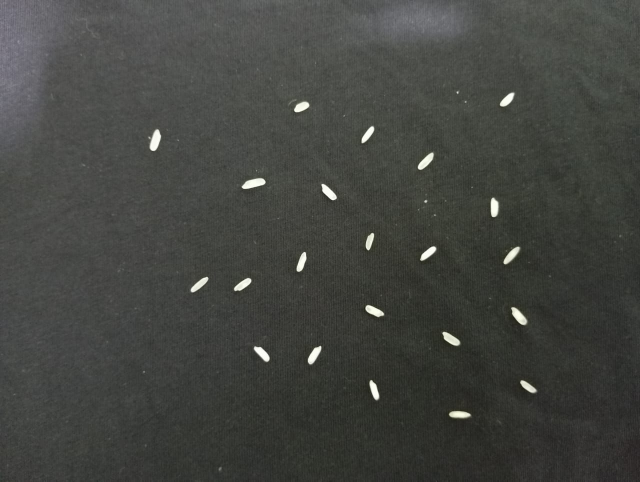
#> input picture Image Contourse Rotate/rice.jpeg, 1280 x 963 px, found by its file name (shown at 1/2 size)
$ python 'Angle wise reshape.py'
#> lines starting #> are read from the running program, lines starting #| are printed output that depends on the picture; after the words box and inside, x2 and y2 are one past the last pixel; in counts of white or black regions, pixels touching at a corner belong together; long printed decimals are rounded
import cv2
import numpy as np

# --- ইমেজ লোড ---
img = cv2.imread(r"C:\Users\uiu\Desktop\rice.jpeg")
#> img is the input picture: shape (963, 1280, 3); mean B, G, R 64.6, 68.7, 67.1
if img is None:
    raise FileNotFoundError("Image not found! Check the file path.")

# মূল ইমেজ resize
img_original = cv2.resize(img, (500, 500))
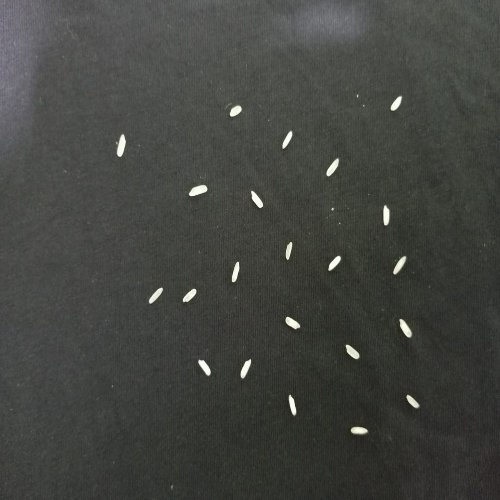
#> img_original: shape (500, 500, 3); mean B, G, R 64.4, 68.6, 67
img_display = img_original.copy()  # overlay আঁকার জন্য copy

# গ্রেস্কেল + থ্রেশোল্ড
gray = cv2.cvtColor(img, cv2.COLOR_BGR2GRAY)
_, thresh = cv2.threshold(gray, 127, 255, cv2.THRESH_BINARY)
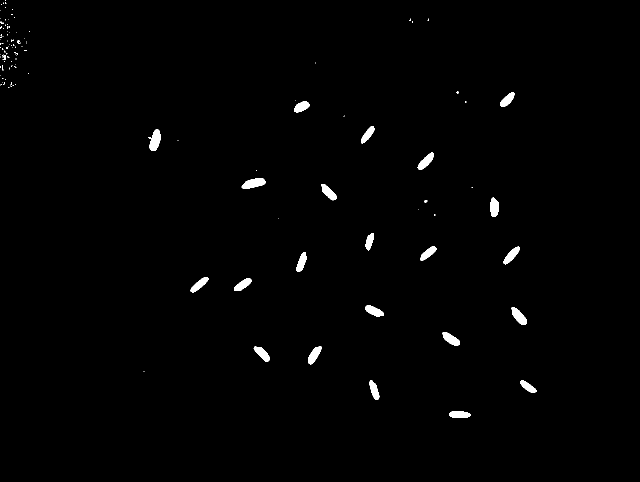
#> thresh: shape (963, 1280) (shown at 1/2 size); 0.94% white; 120 white regions (95 under 20 px)

# contour detect
contours, _ = cv2.findContours(thresh, cv2.RETR_EXTERNAL, cv2.CHAIN_APPROX_SIMPLE)
#> contours = 120 contours, 98 with area under 20; largest, box (x1, y1, x2, y2) and area: (483, 356, 531, 378) 631, (299, 258, 322, 302) 624, (1022, 614, 1054, 650) 552, (835, 305, 868, 340) 502, (885, 664, 920, 692) 494

# নতুন ইমেজ শুধুমাত্র rotated contours এর জন্য
rotated_img = np.zeros_like(img)

for i, cnt in enumerate(contours):
    if cv2.contourArea(cnt) > 200:   # ছোট noise বাদ
        rect = cv2.minAreaRect(cnt)
        box = cv2.boxPoints(rect)
        box = np.int32(box)

        # মূল বক্স (লাল) original ইমেজে
        cv2.drawContours(img_display, [box], 0, (0, 0, 255), 2)

        # angle চেক
        center, size, angle = rect
        print(f"Contour {i+1}: Center={center}, Size={size}, Original Angle={angle:.2f}°")

        # 90° এ adjust করার জন্য rotation calculate
        # যদি ইতিমধ্যেই -90° হয়ে থাকে (90° upright) → কিছু change হবে না
        if abs(angle + 90) < 1:  # 1° tolerance
            rotation_angle = 0
        else:
            rotation_angle = 90 - abs(angle)

        #print(f"Applied Rotation: {rotation_angle:.2f}°")

        an = angle - 90
        # contour rotate
        if rotation_angle != 0:
            M = cv2.getRotationMatrix2D(center, an, 1.0)
            cnt_2d = cnt.reshape(-1, 2).astype(np.float32)
            rotated_cnt_2d = cv2.transform(np.array([cnt_2d]), M)[0]
            rotated_cnt = rotated_cnt_2d.reshape(-1, 1, 2).astype(np.int32)

            # rotated contour আঁকা (সবুজ) rotated_img এ
            cv2.drawContours(rotated_img, [rotated_cnt], -1, (0, 255, 0), 2)
#> this loop made 120 passes
#> (box, center, size, angle, rotation_angle, an, M) on passes 2, 3, 5, 6: ([[1067, 789], [1036, 767], [1044, 757], [1074, 779]], (1055.8, 773.5), (12.79, 37.43), -54.46, 35.54, -144.5, [[-0.814, -0.581, 2364.5], [0.581, -0.814, 789.4]]), ([[747, 801], [736, 761], [748, 757], [760, 797]], (748.1, 779.5), (13.05, 41.35), -15.95, 74.05, -105.9, [[-0.275, -0.962, 1703.1], [0.962, -0.275, 274.3]]), ([[532, 725], [505, 696], [515, 686], [542, 715]], (524, 706.1), (14.74, 39.67), -43.26, 46.74, -133.3, [[-0.685, -0.728, 1397.3], [0.728, -0.685, 808.5]]), ([[624, 730], [611, 723], [631, 686], [645, 694]], (628.3, 708.8), (41.77, 15.25), -60.95, 29.05, -150.9, [[-0.874, -0.486, 1521.7], [0.486, -0.874, 1023.3]])
#> (box, center, size, angle, rotation_angle, an) on passes 1, 20: ([[941, 835], [898, 835], [898, 822], [941, 822]], (919.5, 828.5), (13, 43), -90, 0, -180), ([[997, 433], [981, 433], [981, 395], [997, 395]], (989, 414), (38, 16), -90, 0, -180)
#| Contour 1: Center=(919.5, 828.5), Size=(13.0, 43.0), Original Angle=-90.00°
#| Contour 2: Center=(1055.757, 773.540), Size=(12.787, 37.432), Original Angle=-54.46°
#| Contour 3: Center=(748.066, 779.481), Size=(13.049, 41.346), Original Angle=-15.95°
#| Contour 5: Center=(523.996, 706.121), Size=(14.735, 39.665), Original Angle=-43.26°
#| Contour 6: Center=(628.269, 708.816), Size=(41.765, 15.249), Original Angle=-60.95°
#| Contour 7: Center=(901.053, 677.988), Size=(15.723, 41.033), Original Angle=-57.53°
#| Contour 8: Center=(1036.686, 631.834), Size=(16.526, 43.350), Original Angle=-41.63°
#| Contour 9: Center=(748.515, 622.540), Size=(15.284, 39.812), Original Angle=-64.98°
#> (further printed lines are left out)
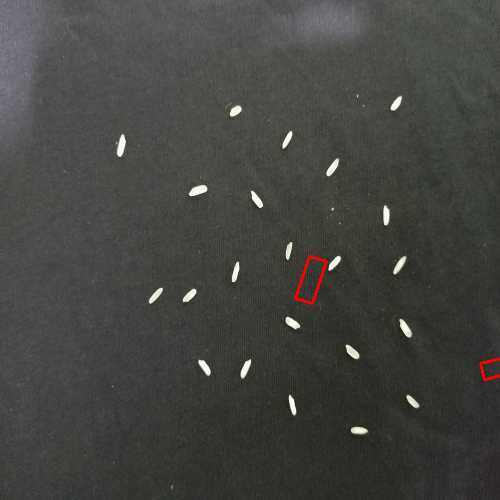
#> img_display: shape (500, 500, 3); 0.2% of pixels changed, all inside (x1, y1, x2, y2) = (294, 255, 500, 381)

# resize rotated image
rotated_img_resized = cv2.resize(rotated_img, (500, 500))
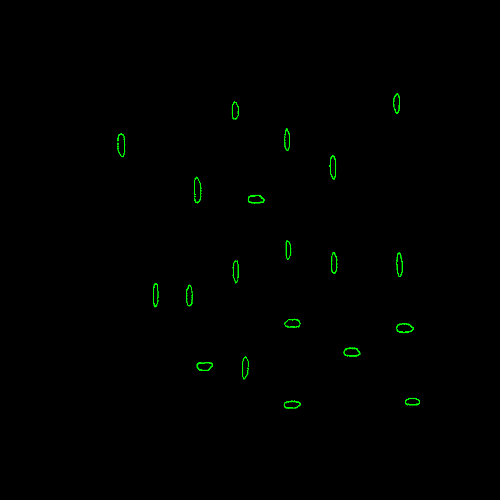
#> rotated_img_resized: shape (500, 500, 3); mean B, G, R 0, 1.2, 0

# দুটি ছবি একসাথে horizontally concatenate
combined = np.hstack((img_original, rotated_img_resized))
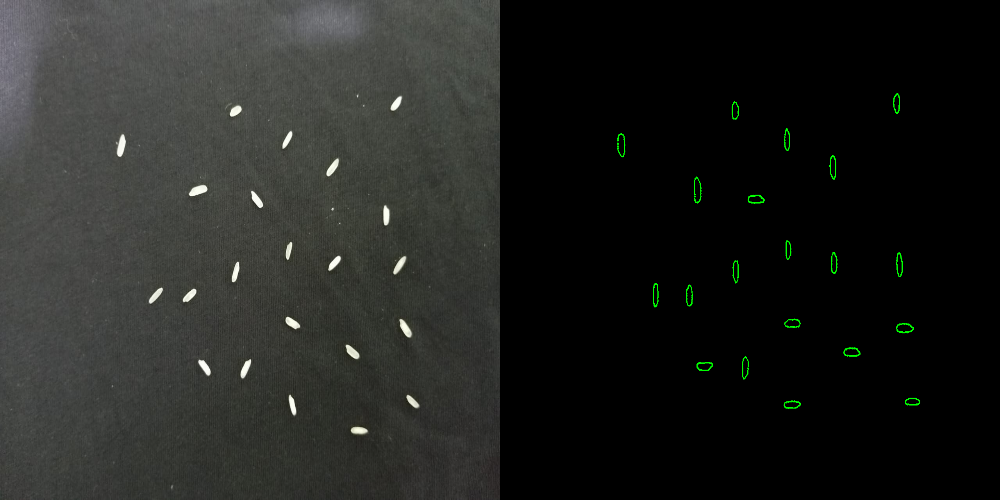
#> combined: shape (500, 1000, 3); mean B, G, R 32.2, 34.9, 33.5

cv2.imshow("Original (Left) vs Rotated Contours (Right)", combined)
cv2.waitKey(0)
cv2.destroyAllWindows()
